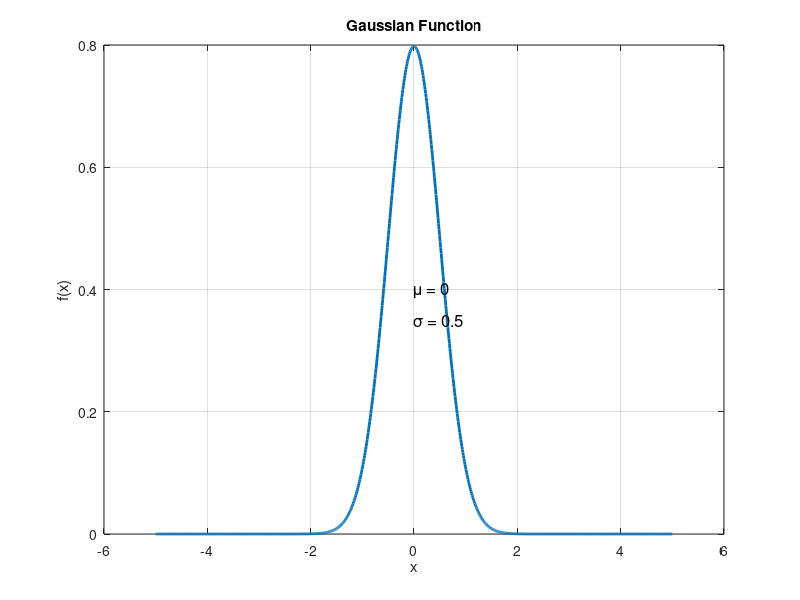

Write the MATLAB code that produced this figure.
% Code for generating a gaussian bell curve using linspace for generating random variable.

clear all;
close all;
clc;

% Define parameters for the Gaussian function
mu = 0;         % Mean
sigma = 0.5;      % Standard deviation

% Generate x values
x = linspace(-5, 5, 1000);

% Calculate the Gaussian function values for each x
y = exp(-0.5 * ((x - mu) / sigma).^2) / (sigma * sqrt(2 * pi));

% Plot the Gaussian function
plot(x, y, 'LineWidth', 2);
title('Gaussian Function');
xlabel('x');
ylabel('f(x)');
grid on;

% Optionally, display the mean and standard deviation
text(0, 0.4, sprintf('\\mu = %g', mu), 'FontSize', 12);
text(0, 0.35, sprintf('\\sigma = %g', sigma), 'FontSize', 12);

% Show the plot
pause;

